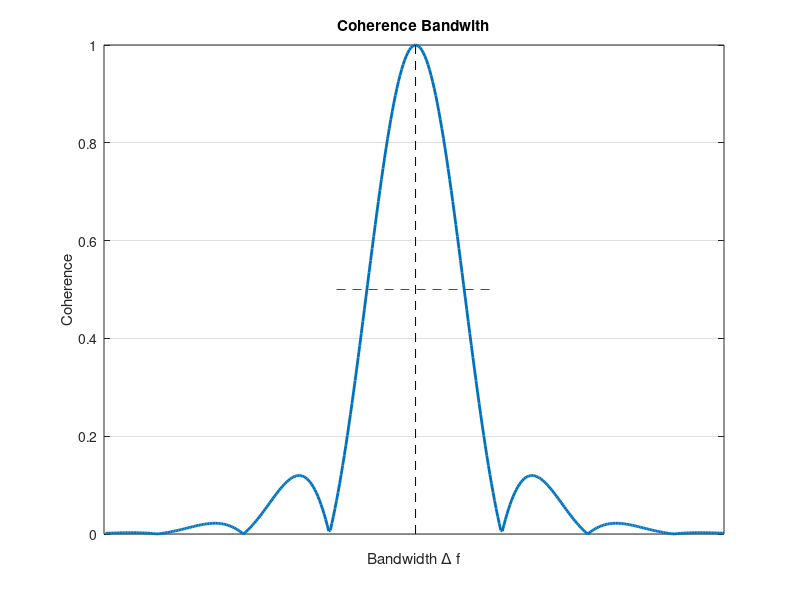

This figure's MATLAB source:
clear all;
N=1000; % point in frecuency
dw=10/N; % delta freq.
w=[-2:dw:2-dw]; % frequencies

b=exp((- w.^2));
c=sinc(w*1.8); 
a=b .* c; 
plot(abs(a'),'LineWidth',2);
grid;
line([201,201],[1,0],'Color','black','LineStyle','--');
line([150,250],[0.5,0.5],'Color','red','LineStyle','--');
xlabel('Bandwidth \Delta f');
ylabel('Coherence');
title('Coherence Bandwith')
set(gca, 'XTickLabelMode', 'Manual')
set(gca, 'XTick', [])